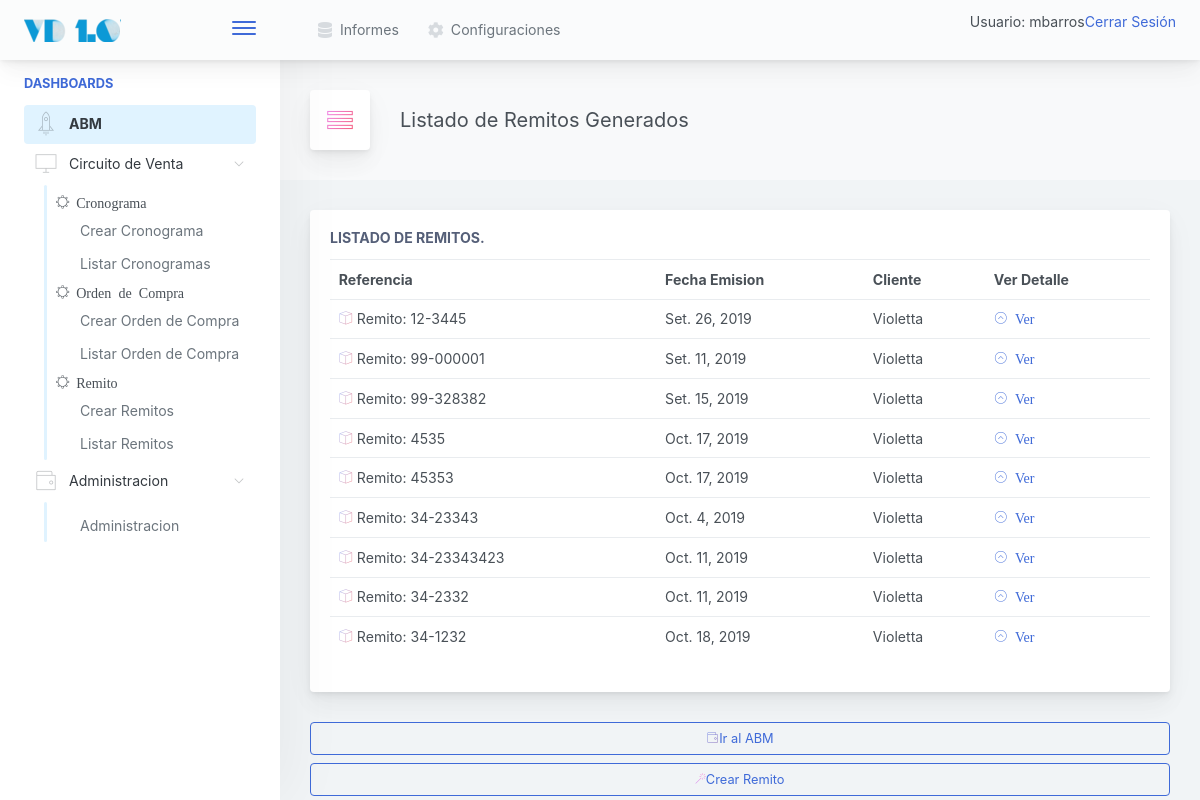
Page /venta/remito/listar/ (signed in) on the earlier database version.
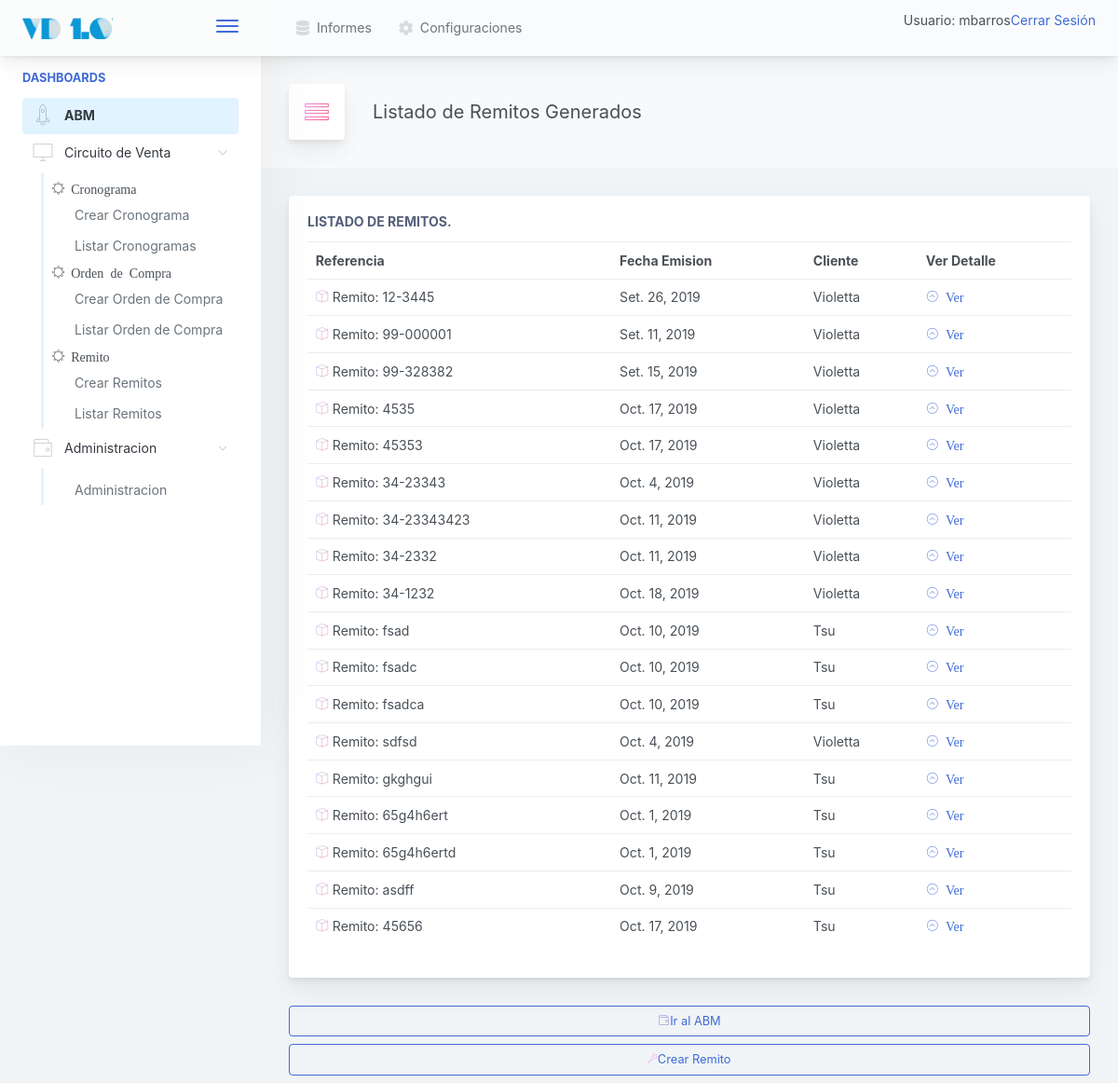
Same page on the later database version.
### venta/models.py (models this page shows)
class Remito(models.Model):
	referencia_externa 		= models.CharField(max_length=50, unique=True)
	cliente 				= models.ForeignKey(Cliente, null=False, blank=False, on_delete=models.CASCADE)
	tipo_documento			= models.CharField(max_length=50, choices=DOCUMENTOS_CHOICES, default='')
	ordencompra 			= models.ForeignKey(OrdenCompra, null=False, blank=False, on_delete=models.CASCADE)
	fecha_emision			= models.DateField(null=True, blank=True)
	formato_de_impresion 	= models.ForeignKey(FormatodeImpresion, default=1, null=False, blank=False, on_delete=models.CASCADE)
	conformado				= models.BooleanField(default=False)
	anulado					= models.BooleanField(default=False)
	def __str__(self):
		return "Remito: " + self.referencia_externa

### gral/models.py (models this page shows)
class Cliente(models.Model):
    razon_social      = models.CharField(max_length=150, unique=True)
    nombre_corto      = models.CharField(max_length=25, unique=True)
    cuit              = models.CharField(max_length=15, unique=True)
    direccion_fiscal  = models.CharField(max_length=250)
    direccion_entrega = models.CharField(max_length=250)
    condicion_iva     = models.CharField(max_length=100, blank=False, default='Responsable Inscripto')
    observaciones     = models.TextField(blank=True)
    def __str__(self):
        return self.nombre_corto

### venta/views.py (the view)
# urls.py: path('remito/listar/', RemitoListView.as_view(), name='RemitoListar'),
class RemitoListView(LoginRequiredMixin, ListView):
	model = Remito

### inicio/templates/venta/remito_list.html
{% extends '../base.html' %}
{%  block cuerpo %}
<div class="app-page-title">
<div class="page-title-heading">
   <div class="page-title-icon">
                                        <i class="pe-7s-menu icon-gradient bg-ripe-malin">
                                        </i>
                                    </div>
<div>Listado de Remitos Generados</div>
                                    </div>
</div>
    {% if object_list %}
<div class="main-card mb-3 card">
	<div class="card-body">
	<h5 class="card-title">Listado de Remitos.</h5>
		<table class="table table-hover table-fixed">
		  <tr>
		    <th>Referencia</th>
		    <th>Fecha Emision</th>
		    <th>Cliente</th>
		    <th>Ver Detalle</th>
		  </tr>
		      {% for remito in object_list %}
		   <tr>
		      <td><i class="pe-7s-box2 icon-gradient bg-amy-crisp">
		        </i>
		        {{remito}}
		      </td>
		      <td>
		        {{remito.fecha_emision }}
		      </td>
		      <td>
		        {{remito.cliente}}
		      </td>
		      <td>
			      <a href="{% url 'venta:RemitoDetail' pk=remito.id %}">
			      	<i class="pe-7s-angle-up-circle">
			      			Ver
			      	</i>
			      </a>
		      </td>
		    </tr>
		      {% endfor %}
		    {% else %}
		      <p>No hay registros para mostrar.</p>
		    {% endif %}
		</table>
	</div>
</div>
<a href="{% url 'inicio:abm' %}">
<button class="mb-2 mr-2 btn-transition btn btn-outline-primary btn-block">
		<i class="pe-7s-wallet icon-gradient bg-plum-plate"></i>Ir al ABM
</button>
</a>
<a href="{% url 'venta:RemitoCrear' %}">
<button class="mb-2 mr-2 btn-transition btn btn-outline-primary btn-block">
		<i class="pe-7s-magic-wand icon-gradient bg-mixed-hopes"></i>Crear Remito
</button>
</a>
{% endblock %}

Differences in the rows shown:
added Remito: referencia_externa "Remito: fsad", fecha_emision "Oct. 10, 2019", cliente "Tsu"
added Remito: referencia_externa "Remito: fsadc", fecha_emision "Oct. 10, 2019", cliente "Tsu"
added Remito: referencia_externa "Remito: fsadca", fecha_emision "Oct. 10, 2019", cliente "Tsu"
added Remito: referencia_externa "Remito: sdfsd", fecha_emision "Oct. 4, 2019", cliente "Violetta"
added Remito: referencia_externa "Remito: gkghgui", fecha_emision "Oct. 11, 2019", cliente "Tsu"
added Remito: referencia_externa "Remito: 65g4h6ert", fecha_emision "Oct. 1, 2019", cliente "Tsu"
added Remito: referencia_externa "Remito: 65g4h6ertd", fecha_emision "Oct. 1, 2019", cliente "Tsu"
added Remito: referencia_externa "Remito: asdff", fecha_emision "Oct. 9, 2019", cliente "Tsu"
added Remito: referencia_externa "Remito: 45656", fecha_emision "Oct. 17, 2019", cliente "Tsu"
